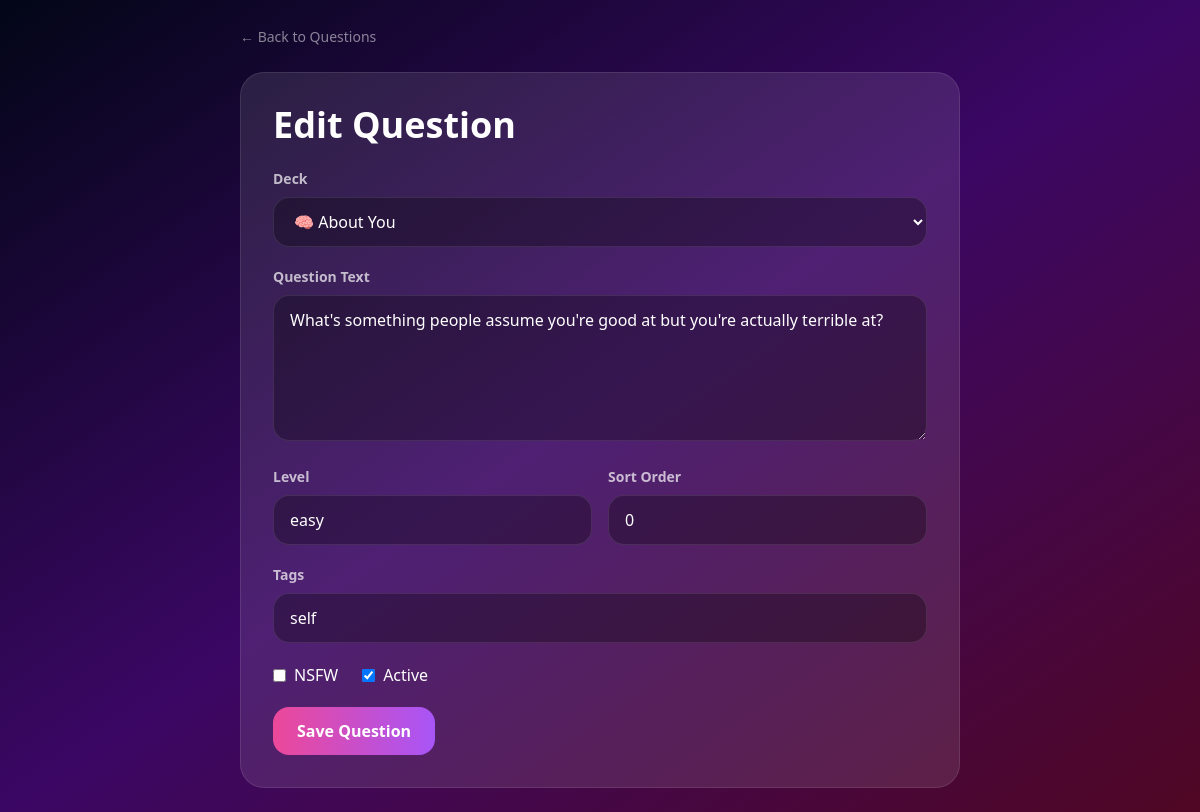
/admin/questions/256/edit (signed in), run on the app's committed database.
### app/models/question.py (models this page shows, shortened)
class Question(db.Model):
    __tablename__ = "questions"
    id = db.Column(db.Integer, primary_key=True)
    deck_id = db.Column(
        db.String(80),
        db.ForeignKey("decks.id"),
        nullable=False,
        index=True
    )
    text = db.Column(db.Text, nullable=False)
    level = db.Column(db.String(40), nullable=False, default="general")
    tags = db.Column(db.JSON, nullable=False, default=list)
    is_active = db.Column(db.Boolean, nullable=False, default=True, index=True)
    is_nsfw = db.Column(db.Boolean, nullable=False, default=False)
    sort_order = db.Column(db.Integer, nullable=False, default=0)
    created_at = db.Column(db.DateTime, nullable=False, default=datetime.utcnow)
    updated_at = db.Column(
        db.DateTime,
        nullable=False,
        default=datetime.utcnow,
        onupdate=datetime.utcnow
    )
    deck = db.relationship("Deck", back_populates="questions")

### app/models/deck.py (models this page shows, shortened)
class Deck(db.Model):
    __tablename__ = "decks"
    id = db.Column(db.String(80), primary_key=True)
    name = db.Column(db.String(120), nullable=False)
    emoji = db.Column(db.String(20), nullable=False)
    primary_color = db.Column(db.String(20), nullable=False, default="#EC4899")
    secondary_color = db.Column(db.String(20), nullable=True)
    description = db.Column(db.Text, nullable=True)
    is_nsfw = db.Column(db.Boolean, nullable=False, default=False)
    is_active = db.Column(db.Boolean, nullable=False, default=True)
    sort_order = db.Column(db.Integer, nullable=False, default=0)
    created_at = db.Column(db.DateTime, nullable=False, default=datetime.utcnow)
    updated_at = db.Column(
        db.DateTime,
        nullable=False,
        default=datetime.utcnow,
        onupdate=datetime.utcnow
    )
    questions = db.relationship(
        "Question",
        back_populates="deck",
        cascade="all, delete-orphan",
        lazy="selectin"
    )

### app/routes/admin_web.py (the view)
@admin_web_bp.get("/questions/<int:question_id>/edit")
@admin_required
def edit_question(question_id):
    question = Question.query.get_or_404(question_id)
    decks = Deck.query.order_by(Deck.sort_order, Deck.name).all()
    return render_template("admin/question_form.html", question=question, decks=decks)

### app/routes/admin_web.py (called while the page is built)
def admin_required(fn):
    @wraps(fn)
    @login_required
    def wrapper(*args, **kwargs):
        if not current_user.is_admin:
            abort(403)
        return fn(*args, **kwargs)
    return wrapper

### app/templates/admin/question_form.html (shortened to what this page needs)
{% extends "base.html" %}
{% block body %}
<div class="max-w-3xl mx-auto p-6">
  <a href="{{ url_for('admin_web.questions') }}" class="text-white/50 text-sm">← Back to Questions</a>
  <div class="rounded-3xl bg-white/10 border border-white/10 p-8 mt-6">
    <h1 class="text-4xl font-bold mb-6">
      {% if question %}Edit Question{% else %}New Question{% endif %}
    </h1>
    <form method="post" class="space-y-5">
      <div>
        <label class="block text-sm font-bold text-white/70 mb-2">Deck</label>
        <select name="deck_id" required
          class="w-full rounded-2xl bg-black/30 border border-white/10 px-4 py-3">
          {% for deck in decks %}
            <option value="{{ deck.id }}" {% if question and question.deck_id == deck.id %}selected{% endif %}>
              {{ deck.emoji }} {{ deck.name }}
            </option>
          {% endfor %}
        </select>
      </div>
      <div>
        <label class="block text-sm font-bold text-white/70 mb-2">Question Text</label>
        <textarea name="text" rows="5" required
          class="w-full rounded-2xl bg-black/30 border border-white/10 px-4 py-3">{{ question.text if question else '' }}</textarea>
      </div>
      <div class="grid grid-cols-1 md:grid-cols-2 gap-4">
        <div>
          <label class="block text-sm font-bold text-white/70 mb-2">Level</label>
          <input name="level" value="{{ question.level if question else 'general' }}"
            class="w-full rounded-2xl bg-black/30 border border-white/10 px-4 py-3">
        </div>
        <div>
          <label class="block text-sm font-bold text-white/70 mb-2">Sort Order</label>
          <input name="sort_order" type="number" value="{{ question.sort_order if question else 0 }}"
            class="w-full rounded-2xl bg-black/30 border border-white/10 px-4 py-3">
        </div>
      </div>
      <div>
        <label class="block text-sm font-bold text-white/70 mb-2">Tags</label>
        <input name="tags" value="{{ question.tags | join(', ') if question and question.tags else '' }}"
          placeholder="deep, future, trust"
          class="w-full rounded-2xl bg-black/30 border border-white/10 px-4 py-3">
      </div>
      <div class="flex gap-6">
        <label class="flex items-center gap-2">
          <input type="checkbox" name="is_nsfw" {% if question and question.is_nsfw %}checked{% endif %}>
          NSFW
        </label>
        {% if question %}
        <label class="flex items-center gap-2">
          <input type="checkbox" name="is_active" {% if question.is_active %}checked{% endif %}>
          Active
        </label>
        {% endif %}
      </div>
      <button class="rounded-2xl bg-gradient-to-r from-pink-500 to-purple-500 px-6 py-3 font-bold">
        Save Question
      </button>
    </form>
  </div>
</div>
{% endblock %}

### data on the page
Question: deck_id "🧠 About You", text "What's something people assume you're good at but you're actually terrible at?", level "easy", sort_order "0", tags "self", is_active "☑"
